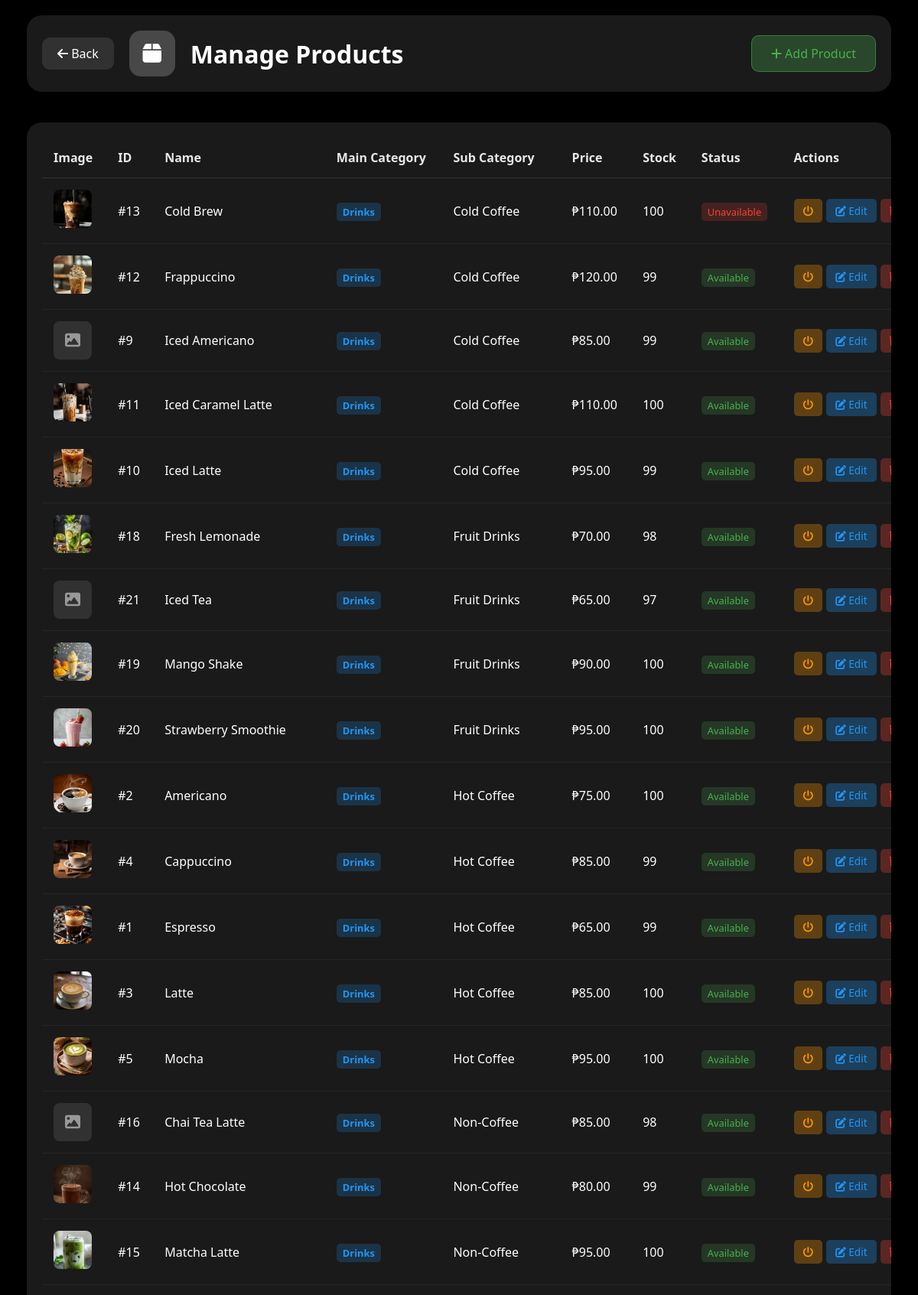
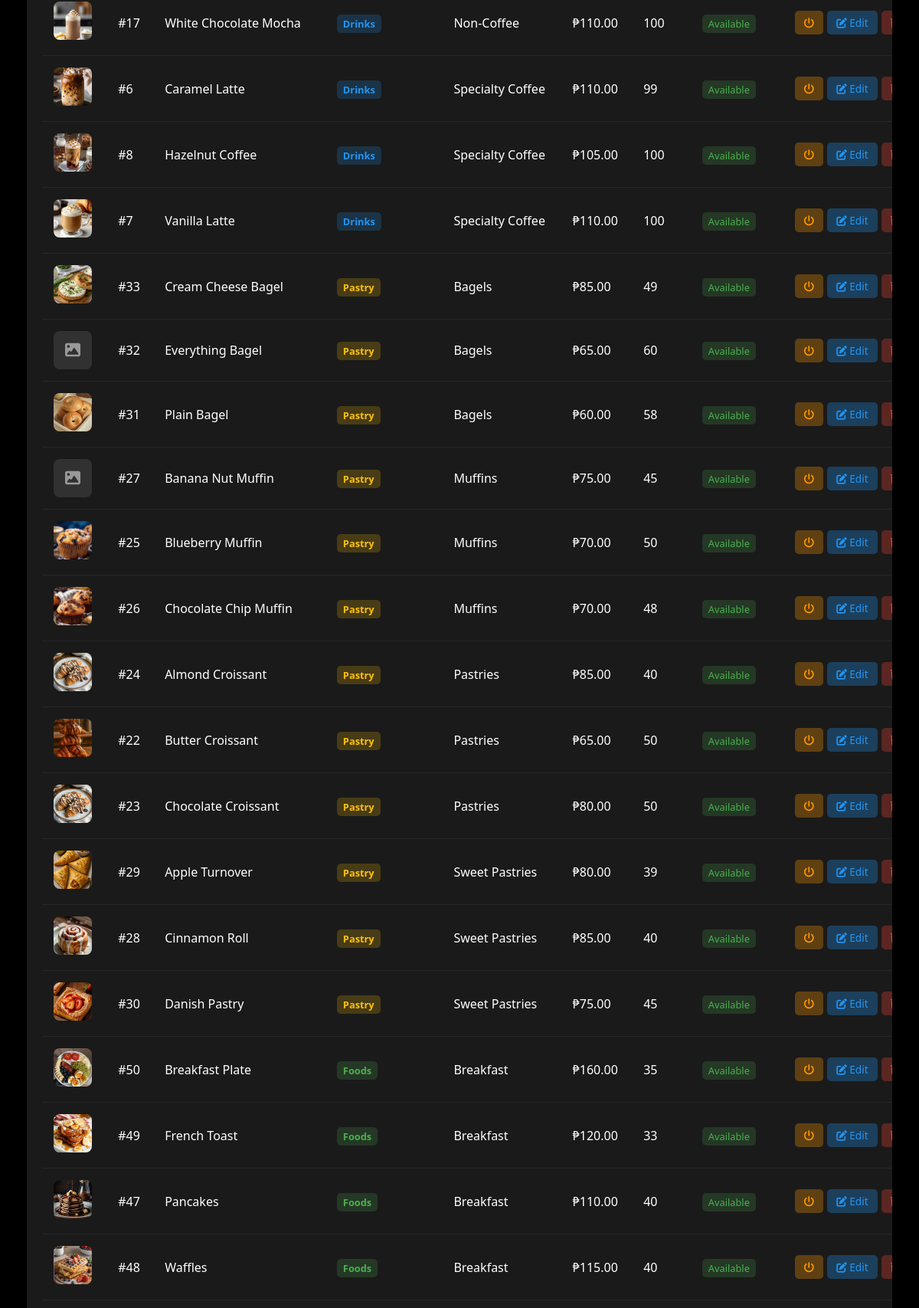
/manage-products.php (signed in, upper part), run on the app's committed database (2 pictures, top to bottom).
### tables this page shows
CREATE TABLE `products` (
  `id` int(11) NOT NULL,
  `name` varchar(100) NOT NULL,
  `description` text DEFAULT NULL,
  `price` decimal(10,2) NOT NULL,
  `main_category` enum('drinks','pastry','foods') NOT NULL,
  `sub_category` varchar(50) DEFAULT NULL,
  `image` varchar(255) DEFAULT 'default-product.jpg',
  `stock` int(11) DEFAULT 0,
  `is_available` tinyint(1) DEFAULT 1,
  `created_at` timestamp NOT NULL DEFAULT current_timestamp(),
  `updated_at` timestamp NULL DEFAULT NULL ON UPDATE current_timestamp()
);

### manage-products.php (the view, shortened to what this page needs)
<?php
require_once 'config.php';
$products = $conn->query("SELECT * FROM products ORDER BY main_category, sub_category, name");
?>
<!DOCTYPE html>
<html lang="en">
<head>
    <link rel="stylesheet" href="https://cdnjs.cloudflare.com/ajax/libs/font-awesome/6.4.0/css/all.min.css">
</head>
<body>
    <video autoplay muted loop id="video-background">
        <source src="videos/coffee-bg2.mp4" type="video/mp4">
    </video>
    <div class="video-overlay"></div>
    <div class="container">
        <div class="header">
            <div class="brand">
                <a href="dashboard.php"><i class="fas fa-arrow-left"></i> Back</a>
                <div class="logo"><i class="fas fa-box"></i></div>
                <div class="brand-text">
                    <h1>Manage Products</h1>
                </div>
            </div>
            <button class="btn-add" onclick="openAddModal()"><i class="fas fa-plus"></i> Add Product</button>
        </div>
        <div class="products-table">
            <table>
                <thead>
                    <tr>
                        <th>Image</th>
                        <th>ID</th>
                        <th>Name</th>
                        <th>Main Category</th>
                        <th>Sub Category</th>
                        <th>Price</th>
                        <th>Stock</th>
                        <th>Status</th>
                        <th>Actions</th>
                    </tr>
                </thead>
                <tbody>
                    <?php if ($products && $products->num_rows > 0): ?>
                        <?php while($product = $products->fetch_assoc()): ?>
                        <tr>
                            <td>
                                <?php
                                $image_path = "images/" . $product['image'];
                                if (!empty($product['image']) && file_exists($image_path)):
                                ?>
                                    <img src="<?php echo $image_path; ?>" alt="<?php echo $product['name']; ?>" class="product-thumb">
                                <?php else: ?>
                                    <div class="product-thumb-placeholder">
                                        <i class="fas fa-image"></i>
                                    </div>
                                <?php endif; ?>
                            </td>
                            <td>#<?php echo $product['id']; ?></td>
                            <td><?php echo htmlspecialchars($product['name']); ?></td>
                            <td>
                                <span class="category-badge category-<?php echo $product['main_category']; ?>">
                                    <?php echo ucfirst($product['main_category']); ?>
                                </span>
                            </td>
                            <td><?php echo htmlspecialchars($product['sub_category'] ?? 'N/A'); ?></td>
                            <td>₱<?php echo number_format($product['price'],2); ?></td>
                            <td><?php echo $product['stock']; ?></td>
                            <td>
                                <span class="availability-badge <?php echo $product['is_available'] ? 'available' : 'unavailable'; ?>">
                                    <?php echo $product['is_available'] ? 'Available' : 'Unavailable'; ?>
                                </span>
                            </td>
                            <td>
                                <div class="action-buttons">
                                    <form method="POST" style="display: inline;">
                                        <button type="submit" name="toggle_availability" class="btn-toggle" title="Toggle Availability">
                                            <i class="fas fa-power-off"></i>
                                        </button>
                                    </form>
                                    <button class="btn-edit" onclick='openEditModal(<?php echo json_encode($product); ?>)'>
                                        <i class="fas fa-edit"></i> Edit
                                    </button>
                                    <button class="btn-delete" onclick="openDeleteModal(<?php echo $product['id']; ?>, '<?php echo addslashes($product['name']); ?>', '<?php echo $product['image']; ?>')">
                                        <i class="fas fa-trash"></i> Delete
                                    </button>
                                </div>
                            </td>
                        </tr>
                        <?php endwhile; ?>
                    <?php endif; ?>
                </tbody>
            </table>
        </div>
    </div>
</body>
</html>

### manage-products.php (style rules this page uses)
* { margin: 0; padding: 0; box-sizing: border-box; font-family: 'Segoe UI', 'Helvetica Neue', Arial, sans-serif; }
body { min-height: 100vh; padding: 20px; background: #000; position: relative; overflow-x: hidden; }
#video-background { position: fixed; top: 0; left: 0; width: 100%; height: 100%; object-fit: cover; z-index: -2; }
.video-overlay { position: fixed; top: 0; left: 0; width: 100%; height: 100%; background: rgba(0,0,0,0.4); z-index: -1; }
.container { max-width: 1400px; margin: 0 auto; padding: 0 15px; }
.header { display: flex; justify-content: space-between; align-items: center; margin-bottom: 40px; padding: 20px; background: rgba(255,255,255,0.1); border-radius: 20px; backdrop-filter: blur(15px); flex-wrap: wrap; gap: 20px; }
.brand { display: flex; align-items: center; gap: 20px; flex-wrap: wrap; }
.brand a { color: white; text-decoration: none; padding: 10px 20px; background: rgba(255,255,255,0.1); border-radius: 10px; transition: all 0.3s; }
.logo { width: 60px; height: 60px; background: rgba(255,255,255,0.2); border-radius: 15px; display: flex; align-items: center; justify-content: center; color: white; font-size: 28px; }
.brand-text h1 { color: white; font-size: clamp(1.5rem, 4vw, 2rem); }
.btn-add { background: rgba(76,175,80,0.3); color: #4CAF50; border: 1px solid rgba(76,175,80,0.5); padding: 12px 25px; border-radius: 10px; cursor: pointer; font-size: 1rem; transition: all 0.3s; white-space: nowrap; }
.products-table { width: 100%; background: rgba(255,255,255,0.1); border-radius: 20px; padding: 20px; backdrop-filter: blur(15px); overflow-x: auto; }
.products-table table { width: 100%; border-collapse: collapse; min-width: 1200px; }
.products-table th { color: rgba(255,255,255,0.9); text-align: left; padding: 15px; border-bottom: 1px solid rgba(255,255,255,0.1); font-weight: 600; }
.products-table td { color: white; padding: 15px; border-bottom: 1px solid rgba(255,255,255,0.05); vertical-align: middle; }
.product-thumb { width: 50px; height: 50px; border-radius: 8px; object-fit: cover; background: rgba(255,255,255,0.1); }
.product-thumb-placeholder { width: 50px; height: 50px; border-radius: 8px; background: rgba(255,255,255,0.1); display: flex; align-items: center; justify-content: center; color: rgba(255,255,255,0.5); font-size: 20px; }
.category-badge { padding: 3px 8px; border-radius: 5px; font-size: 0.8rem; font-weight: 600; }
.category-drinks { background: rgba(33,150,243,0.2); color: #2196F3; }
.category-pastry { background: rgba(255,193,7,0.2); color: #ffc107; }
.category-foods { background: rgba(76,175,80,0.2); color: #4CAF50; }
.availability-badge { padding: 3px 8px; border-radius: 5px; font-size: 0.8rem; }
.available { background: rgba(76,175,80,0.2); color: #4CAF50; }
.unavailable { background: rgba(244,67,54,0.2); color: #f44336; }
.action-buttons { display: flex; gap: 5px; flex-wrap: wrap; }
.btn-edit, .btn-delete, .btn-toggle { padding: 6px 12px; border-radius: 5px; border: none; cursor: pointer; transition: all 0.3s; font-size: 0.85rem; }
.btn-edit { background: rgba(33,150,243,0.3); color: #2196F3; }
.btn-delete { background: rgba(244,67,54,0.3); color: #f44336; }
.btn-toggle { background: rgba(255,152,0,0.3); color: #ff9800; }

### data on the page
products: image (picture), id "13", name "Cold Brew", main_category "Drinks", sub_category "Cold Coffee", price "110.00", stock "100", is_available "Unavailable"
products: image (picture), id "12", name "Frappuccino", main_category "Drinks", sub_category "Cold Coffee", price "120.00", stock "99", is_available "Available"
products: id "9", name "Iced Americano", main_category "Drinks", sub_category "Cold Coffee", price "85.00", stock "99", is_available "Available"
products: image (picture), id "11", name "Iced Caramel Latte", main_category "Drinks", sub_category "Cold Coffee", price "110.00", stock "100", is_available "Available"
products: image (picture), id "10", name "Iced Latte", main_category "Drinks", sub_category "Cold Coffee", price "95.00", stock "99", is_available "Available"
products: image (picture), id "18", name "Fresh Lemonade", main_category "Drinks", sub_category "Fruit Drinks", price "70.00", stock "98", is_available "Available"
products: id "21", name "Iced Tea", main_category "Drinks", sub_category "Fruit Drinks", price "65.00", stock "97", is_available "Available"
products: image (picture), id "19", name "Mango Shake", main_category "Drinks", sub_category "Fruit Drinks", price "90.00", stock "100", is_available "Available"
products: image (picture), id "20", name "Strawberry Smoothie", main_category "Drinks", sub_category "Fruit Drinks", price "95.00", stock "100", is_available "Available"
products: image (picture), id "2", name "Americano", main_category "Drinks", sub_category "Hot Coffee", price "75.00", stock "100", is_available "Available"
products: image (picture), id "4", name "Cappuccino", main_category "Drinks", sub_category "Hot Coffee", price "85.00", stock "99", is_available "Available"
products: image (picture), id "1", name "Espresso", main_category "Drinks", sub_category "Hot Coffee", price "65.00", stock "99", is_available "Available"
products: image (picture), id "3", name "Latte", main_category "Drinks", sub_category "Hot Coffee", price "85.00", stock "100", is_available "Available"
products: image (picture), id "5", name "Mocha", main_category "Drinks", sub_category "Hot Coffee", price "95.00", stock "100", is_available "Available"
products: id "16", name "Chai Tea Latte", main_category "Drinks", sub_category "Non-Coffee", price "85.00", stock "98", is_available "Available"
products: image (picture), id "14", name "Hot Chocolate", main_category "Drinks", sub_category "Non-Coffee", price "80.00", stock "99", is_available "Available"
products: image (picture), id "15", name "Matcha Latte", main_category "Drinks", sub_category "Non-Coffee", price "95.00", stock "100", is_available "Available"
products: image (picture), id "17", name "White Chocolate Mocha", main_category "Drinks", sub_category "Non-Coffee", price "110.00", stock "100", is_available "Available"
products: image (picture), id "6", name "Caramel Latte", main_category "Drinks", sub_category "Specialty Coffee", price "110.00", stock "99", is_available "Available"
products: image (picture), id "8", name "Hazelnut Coffee", main_category "Drinks", sub_category "Specialty Coffee", price "105.00", stock "100", is_available "Available"
products: image (picture), id "7", name "Vanilla Latte", main_category "Drinks", sub_category "Specialty Coffee", price "110.00", stock "100", is_available "Available"
products: image (picture), id "33", name "Cream Cheese Bagel", main_category "Pastry", sub_category "Bagels", price "85.00", stock "49", is_available "Available"
products: id "32", name "Everything Bagel", main_category "Pastry", sub_category "Bagels", price "65.00", stock "60", is_available "Available"
products: image (picture), id "31", name "Plain Bagel", main_category "Pastry", sub_category "Bagels", price "60.00", stock "58", is_available "Available"
products: id "27", name "Banana Nut Muffin", main_category "Pastry", sub_category "Muffins", price "75.00", stock "45", is_available "Available"
products: image (picture), id "25", name "Blueberry Muffin", main_category "Pastry", sub_category "Muffins", price "70.00", stock "50", is_available "Available"
products: image (picture), id "26", name "Chocolate Chip Muffin", main_category "Pastry", sub_category "Muffins", price "70.00", stock "48", is_available "Available"
products: image (picture), id "24", name "Almond Croissant", main_category "Pastry", sub_category "Pastries", price "85.00", stock "40", is_available "Available"
products: image (picture), id "22", name "Butter Croissant", main_category "Pastry", sub_category "Pastries", price "65.00", stock "50", is_available "Available"
products: image (picture), id "23", name "Chocolate Croissant", main_category "Pastry", sub_category "Pastries", price "80.00", stock "50", is_available "Available"
products: image (picture), id "29", name "Apple Turnover", main_category "Pastry", sub_category "Sweet Pastries", price "80.00", stock "39", is_available "Available"
products: image (picture), id "28", name "Cinnamon Roll", main_category "Pastry", sub_category "Sweet Pastries", price "85.00", stock "40", is_available "Available"
products: image (picture), id "30", name "Danish Pastry", main_category "Pastry", sub_category "Sweet Pastries", price "75.00", stock "45", is_available "Available"
products: image (picture), id "50", name "Breakfast Plate", main_category "Foods", sub_category "Breakfast", price "160.00", stock "35", is_available "Available"
products: image (picture), id "49", name "French Toast", main_category "Foods", sub_category "Breakfast", price "120.00", stock "33", is_available "Available"
products: image (picture), id "47", name "Pancakes", main_category "Foods", sub_category "Breakfast", price "110.00", stock "40", is_available "Available"
products: image (picture), id "48", name "Waffles", main_category "Foods", sub_category "Breakfast", price "115.00", stock "40", is_available "Available"
